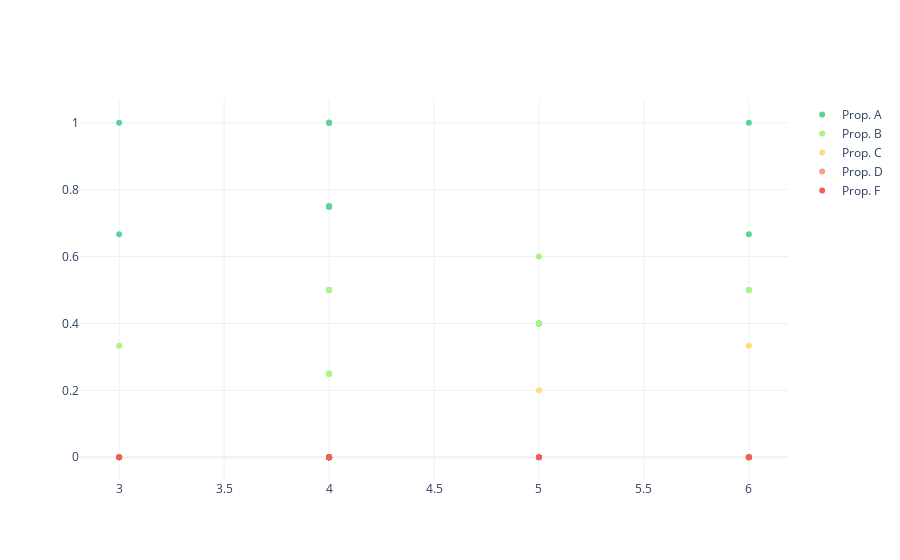

The notebook cell this image was saved under:
### Code cell
go.Figure([
    go.Scatter(x=df_tmp['n_materias'], y=df_tmp['prop_A'], name='Prop. A', mode='markers', marker_color=GRADES_COLOR_MAP['A']),
    go.Scatter(x=df_tmp['n_materias'], y=df_tmp['prop_B'], name='Prop. B', mode='markers', marker_color=GRADES_COLOR_MAP['B']),
    go.Scatter(x=df_tmp['n_materias'], y=df_tmp['prop_C'], name='Prop. C', mode='markers', marker_color=GRADES_COLOR_MAP['C']),
    go.Scatter(x=df_tmp['n_materias'], y=df_tmp['prop_D'], name='Prop. D', mode='markers', marker_color=GRADES_COLOR_MAP['D']),
    go.Scatter(x=df_tmp['n_materias'], y=df_tmp['prop_F'], name='Prop. F', mode='markers', marker_color=GRADES_COLOR_MAP['F'])
])

### Figure 1 — Plotly figure (JSON) as saved in the notebook; plotly's stock layout.template omitted (floating-point values rounded to 4 significant figures)
{"data": [{"marker": {"color": "#60D394"}, "mode": "markers", "name": "Prop. A", "type": "scatter", "x": [6, 4, 4, 4, 4, 5, 6, 5, 3, 4, 4, 4, 4, 6, 4, 4, 4, 3], "y": [0.6667, 1, 0.5, 0.5, 0.75, 0.4, 0.5, 0.4, 0.6667, 0.75, 0.75, 0.75, 1, 1, 0.75, 1, 0.75, 1]}, {"marker": {"color": "#AAF683"}, "mode": "markers", "name": "Prop. B", "type": "scatter", "x": [6, 4, 4, 4, 4, 5, 6, 5, 3, 4, 4, 4, 4, 6, 4, 4, 4, 3], "y": [0, 0, 0.5, 0.5, 0.25, 0.6, 0.5, 0.4, 0.3333, 0.25, 0.25, 0.25, 0, 0, 0.25, 0, 0.25, 0]}, {"marker": {"color": "#FFD97D"}, "mode": "markers", "name": "Prop. C", "type": "scatter", "x": [6, 4, 4, 4, 4, 5, 6, 5, 3, 4, 4, 4, 4, 6, 4, 4, 4, 3], "y": [0.3333, 0, 0, 0, 0, 0, 0, 0.2, 0, 0, 0, 0, 0, 0, 0, 0, 0, 0]}, {"marker": {"color": "#FF9B85"}, "mode": "markers", "name": "Prop. D", "type": "scatter", "x": [6, 4, 4, 4, 4, 5, 6, 5, 3, 4, 4, 4, 4, 6, 4, 4, 4, 3], "y": [0, 0, 0, 0, 0, 0, 0, 0, 0, 0, 0, 0, 0, 0, 0, 0, 0, 0]}, {"marker": {"color": "#EE6055"}, "mode": "markers", "name": "Prop. F", "type": "scatter", "x": [6, 4, 4, 4, 4, 5, 6, 5, 3, 4, 4, 4, 4, 6, 4, 4, 4, 3], "y": [0, 0, 0, 0, 0, 0, 0, 0, 0, 0, 0, 0, 0, 0, 0, 0, 0, 0]}], "layout": {}}
